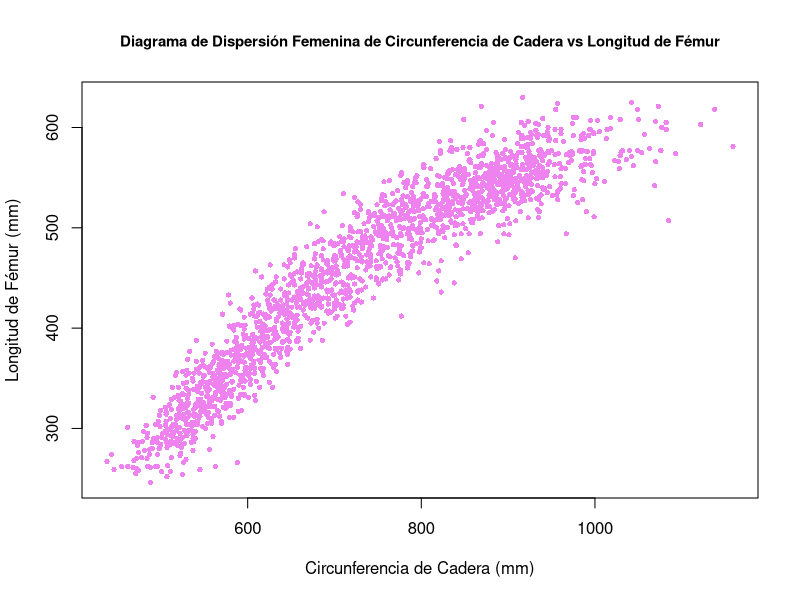
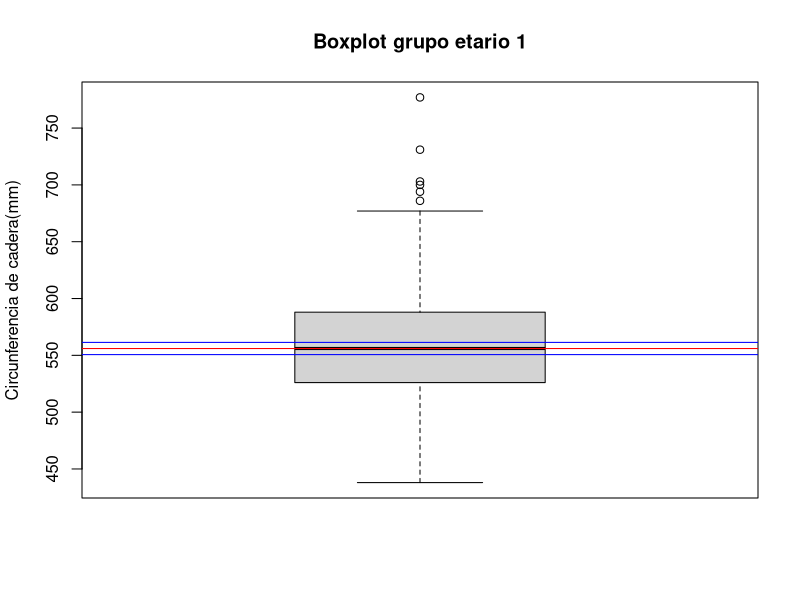
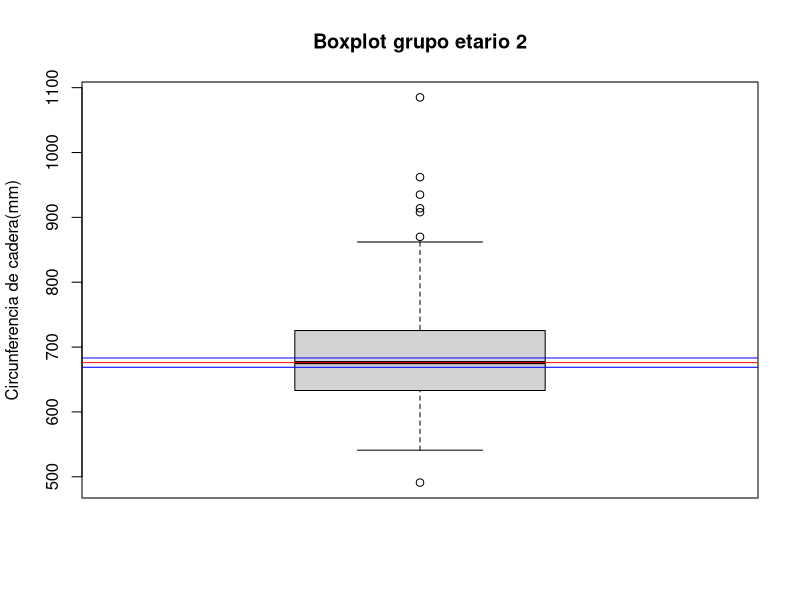
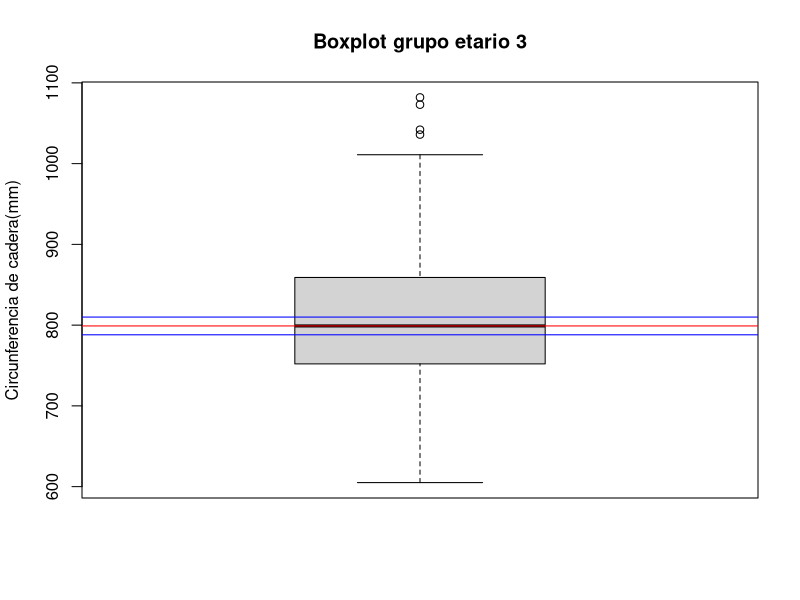
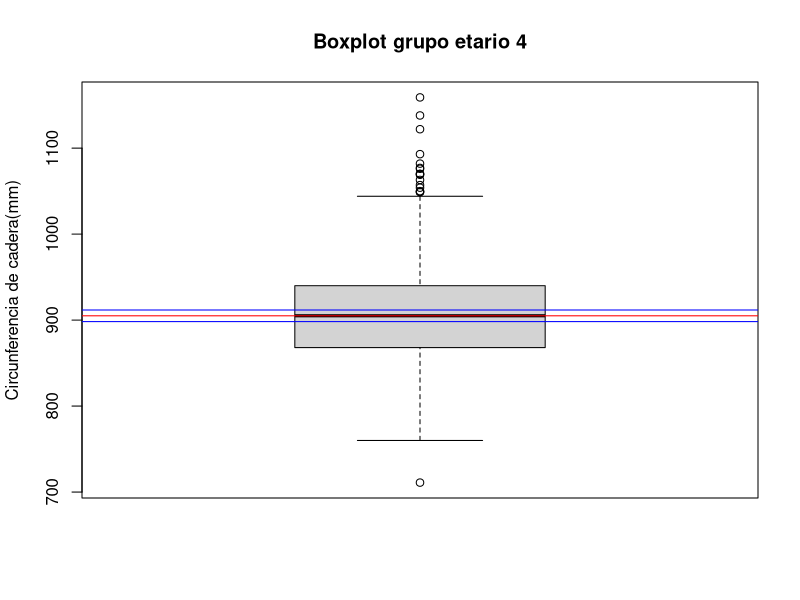
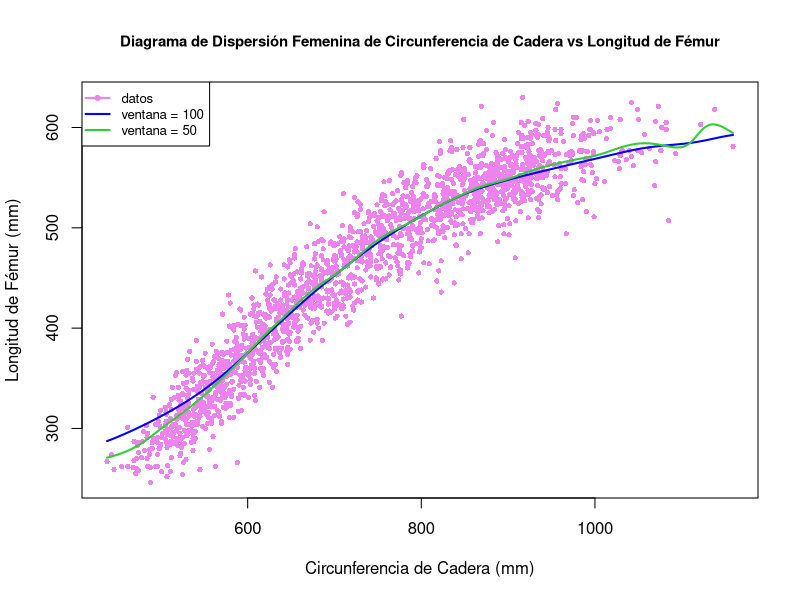
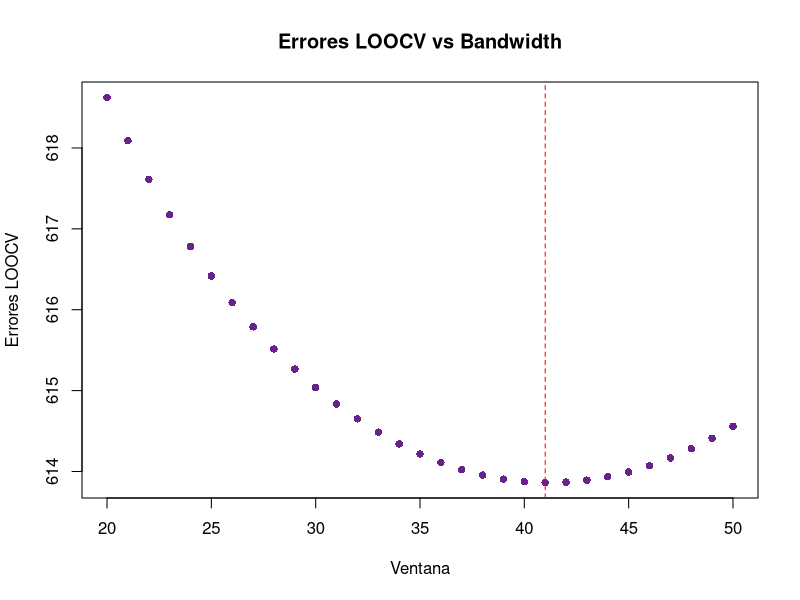
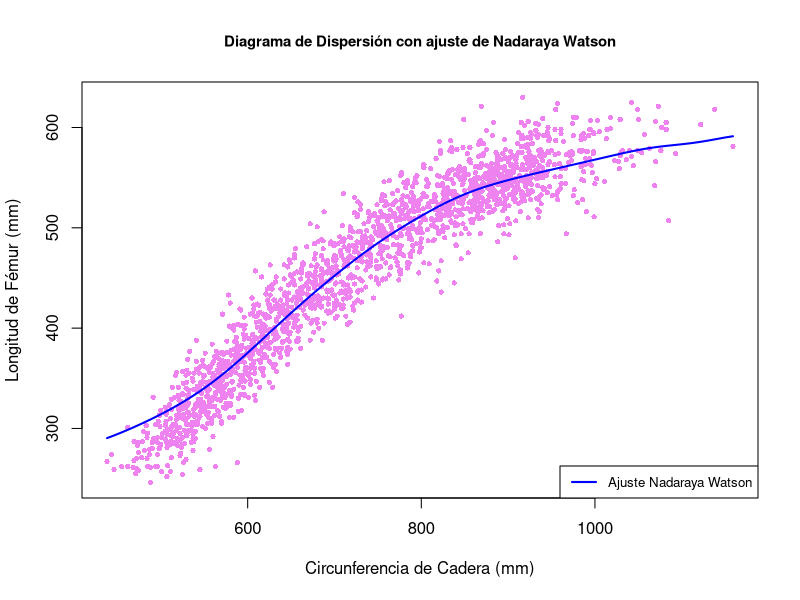

Recreate these plots in R, in order.
## ---- chunk 1
datos_antropometricos <- read.csv("individuals.csv", sep = ";")
datos_femeninos <- datos_antropometricos[datos_antropometricos$SEX == 2,]
datos_fem_validos <- datos_femeninos[datos_femeninos$HIP.CIRCUMFERENCE != 0 & datos_femeninos$BUTTOCK.KNEE.LENGTH != 0, ]
attach(datos_fem_validos)
## ---- chunk 2
plot(HIP.CIRCUMFERENCE,BUTTOCK.KNEE.LENGTH,
     xlab = "Circunferencia de Cadera (mm)", 
     ylab = "Longitud de Fémur (mm)", 
     main = "Diagrama de Dispersión Femenina de Circunferencia de Cadera vs Longitud de Fémur",
     cex.main=0.9,
     col = "violet",  
     pch = 16,
     cex = 0.7)
## ---- chunk 3
q1 <- quantile(AGE.IN.MONTHS, 0.25)
q2 <- quantile(AGE.IN.MONTHS, 0.5)
q3 <- quantile(AGE.IN.MONTHS, 0.75)

grupo_etario1 <- datos_fem_validos[AGE.IN.MONTHS <= q1,]
grupo_etario2 <- datos_fem_validos[AGE.IN.MONTHS > q1 & AGE.IN.MONTHS <= q2,]
grupo_etario3 <- datos_fem_validos[AGE.IN.MONTHS > q2 & AGE.IN.MONTHS <= q3,]
grupo_etario4 <- datos_fem_validos[AGE.IN.MONTHS > q3,]
## ---- chunk 4
mediana_grupo1 <- median(grupo_etario1$HIP.CIRCUMFERENCE)
mediana_grupo2 <- median(grupo_etario2$HIP.CIRCUMFERENCE)
mediana_grupo3 <- median(grupo_etario3$HIP.CIRCUMFERENCE)
mediana_grupo4 <- median(grupo_etario4$HIP.CIRCUMFERENCE)
## ---- chunk 5
mediana_grupo1
mediana_grupo2
mediana_grupo3
mediana_grupo4
## ---- chunk 6
estimar_se_mediana <-function(x, B = 1000){
  titahatboot <- rep(0, B)
  for(i in 1:B){
    Xboot <- sample(x, length(x), replace = TRUE)
    titahatboot[i] <- median(Xboot)
  }
  sqrt(mean((titahatboot-mean(titahatboot))**2))
}

intervalo_de_confianza <- function(x){
  set.seed(123)
  se_boot <- estimar_se_mediana(x)
  intervalo_boot <- c(median(x) - 1.96*se_boot,
                      median(x) + 1.96*se_boot)
}

intervalo1 <- c(intervalo_de_confianza(grupo_etario1$HIP.CIRCUMFERENCE))
intervalo2 <- c(intervalo_de_confianza(grupo_etario2$HIP.CIRCUMFERENCE))
intervalo3 <- c(intervalo_de_confianza(grupo_etario3$HIP.CIRCUMFERENCE))
intervalo4 <- c(intervalo_de_confianza(grupo_etario4$HIP.CIRCUMFERENCE))
## ---- chunk 7
intervalo1 
intervalo2
intervalo3 
intervalo4 
## ---- chunk 8
boxplot(grupo_etario1$HIP.CIRCUMFERENCE,main = "Boxplot grupo etario 1", ylab= "Circunferencia de cadera(mm)")
abline(h=mediana_grupo1, col="red")
abline(h= intervalo1[1],col= "blue")
abline(h= intervalo1[2],col= "blue")
## ---- chunk 9
boxplot(grupo_etario2$HIP.CIRCUMFERENCE, main = "Boxplot grupo etario 2", ylab= "Circunferencia de cadera(mm)")
abline(h=mediana_grupo2, col="red")
abline(h= intervalo2[1],col= "blue")
abline(h= intervalo2[2],col= "blue")
## ---- chunk 10
boxplot(grupo_etario3$HIP.CIRCUMFERENCE, main = "Boxplot grupo etario 3", ylab= "Circunferencia de cadera(mm)")
abline(h=mediana_grupo3, col="red")
abline(h= intervalo3[1],col= "blue")
abline(h= intervalo3[2],col= "blue")
## ---- chunk 11
boxplot(grupo_etario4$HIP.CIRCUMFERENCE, main ="Boxplot grupo etario 4", ylab= "Circunferencia de cadera(mm)")
abline(h=mediana_grupo4, col="red")
abline(h= intervalo4[1],col= "blue")
abline(h= intervalo4[2],col= "blue")
## ---- chunk 12
ajuste_normal_100 <- ksmooth(HIP.CIRCUMFERENCE, BUTTOCK.KNEE.LENGTH, kernel = "normal", bandwidth = 100)
ajuste_normal_50 <- ksmooth(HIP.CIRCUMFERENCE, BUTTOCK.KNEE.LENGTH, kernel = "normal", bandwidth = 50)
## ---- chunk 13
plot(HIP.CIRCUMFERENCE,BUTTOCK.KNEE.LENGTH,
     xlab = "Circunferencia de Cadera (mm)", 
     ylab = "Longitud de Fémur (mm)", 
     main = "Diagrama de Dispersión Femenina de Circunferencia de Cadera vs Longitud de Fémur",
     cex.main=0.9,
     col = "violet",  
     pch = 16,
     cex = 0.7)

lines(ajuste_normal_100$x, ajuste_normal_100$y, col = "blue", lwd = 2)  
lines(ajuste_normal_50$x, ajuste_normal_50$y, col = "limegreen", lwd = 2) 

legend("topleft", legend = c("datos","ventana = 100", "ventana = 50"), col = c("violet", "blue", "limegreen"), pch = c(20,NA, NA), lwd = 2, cex=0.8)

## ---- chunk 14
loocv_bw <- function(x,y,bw){
  errores <- numeric(length(x))
  for(i in 1: length(x)){
    # saco elem i
    x_i = x[-i]
    y_i = y[-i]
    # calculo la estimación
    pred_ks <- ksmooth(x_i,y_i, kernel = "normal", bandwidth=bw, x.point= x[i])
    
    # calculo error cuadrático de convalidación cruzada:
    errores[i] <- (y[i]-pred_ks$y)**2 
  }
  return(mean(errores))
}

set.seed(34)
grilla_bw <- seq(20, 50, by = 1)
loocv_errores <- sapply(grilla_bw, loocv_bw, x = HIP.CIRCUMFERENCE, y = BUTTOCK.KNEE.LENGTH)

mejor_bw <- grilla_bw[which.min(loocv_errores)]
mejor_bw

## ---- chunk 15
plot(grilla_bw, loocv_errores, 
     main = "Errores LOOCV vs Bandwidth",
     xlab = "Ventana", 
     ylab = "Errores LOOCV",
     col = "darkorchid4",  
     pch = 16,
     cex = 1)
abline(v = mejor_bw, col = "red", lty = 2)
## ---- chunk 16
nwsmooth <- function(x, y, xi, bw) {
  nucleo_normal_xi <- dnorm((xi - x) / bw)
  suma_nucleos <- sum(nucleo_normal_xi * y)
  suma_nucleos_denominador <- sum(nucleo_normal_xi)
  estimador_NW <- suma_nucleos / suma_nucleos_denominador
  return(estimador_NW)
}

loocv_bw_NW <- function(x,y,bw){
  errores_NW <- numeric(length(x))
  for(i in 1: length(x)){
    # saco elem i
    x_i = x[-i]
    y_i = y[-i]
    # calculo la estimación
    nucleo_NW <- nwsmooth(x_i,y_i,x[i],bw) 
    
    # calculo error cuadrático de convalidación cruzada:
    errores_NW[i] <- (y[i]-nucleo_NW)**2 
  }
  return(mean(errores_NW))
}

grilla_bw_NW <- seq(10, 50, by = 1)
loocv_errores_NW <- sapply(grilla_bw_NW, loocv_bw_NW , x = HIP.CIRCUMFERENCE, y = BUTTOCK.KNEE.LENGTH)
mejor_bw_NW <- grilla_bw_NW[which.min(loocv_errores_NW)]
mejor_bw_NW
## ---- chunk 17
estimador_NW_bw_optimo<- sapply(HIP.CIRCUMFERENCE, nwsmooth,HIP.CIRCUMFERENCE,BUTTOCK.KNEE.LENGTH,mejor_bw_NW)

plot(HIP.CIRCUMFERENCE,BUTTOCK.KNEE.LENGTH,
     xlab = "Circunferencia de Cadera (mm)", 
     ylab = "Longitud de Fémur (mm)", 
     main = "Diagrama de Dispersión con ajuste de Nadaraya Watson",
     cex.main=0.9,
     col = "violet",
     pch = 16,
     cex = 0.7)

x_seq <- seq(min(HIP.CIRCUMFERENCE), max(HIP.CIRCUMFERENCE), length.out = 300)

y_est <- sapply(x_seq, nwsmooth, x = HIP.CIRCUMFERENCE, y = BUTTOCK.KNEE.LENGTH, bw = 40)
lines(x_seq, y_est, col = "blue", lwd = 2)

legend("bottomright", legend = c("Ajuste Nadaraya Watson"), col = "blue", lwd = 2, cex=0.8)
## ---- chunk 18
y_est_ks <- ksmooth(HIP.CIRCUMFERENCE,BUTTOCK.KNEE.LENGTH, kernel = "normal", bandwidth= mejor_bw)
modelo_lm <- lm(BUTTOCK.KNEE.LENGTH ~ HIP.CIRCUMFERENCE)

y_sombrero_lm <- predict(modelo_lm)
  
plot(HIP.CIRCUMFERENCE,BUTTOCK.KNEE.LENGTH,
     xlab = "Circunferencia de Cadera (mm)", 
     ylab = "Longitud de Fémur (mm)", 
     main = "Diagrama de dispersión con diferentes ajustes",
     cex.main=0.9,
     col = "violet",
     pch = 16,
     cex = 0.7)

lines(x_seq, y_est, col = "red", lwd = 2)
lines(y_est_ks$x, y_est_ks$y ,col = "blue", lwd = 2)
lines(HIP.CIRCUMFERENCE, y_sombrero_lm, col= "limegreen", lwd=2)
legend("bottomright", legend = c("estimación nwsmooth", "estimación ksmooth", "estimación mínimos cuadrados"), col = c("red", "blue", "limegreen"), lwd = 2, cex=0.8)
## ---- chunk 19
linearsmooth <- function(x, y, x0, h) {
  # calculo W la matriz diagonal
  W <- dnorm((x - x0) / h)  # usamos el núcleo normal
  W_matriz_diagonal <- diag(W / sum(W))
  
  # creo la matriz X
  X <- cbind(1, x - x0)
  
  # obtengo matricialmente los estimadores
  XtWX_inversa <- solve(t(X) %*% W_matriz_diagonal %*% X)
  XtWY <- t(X) %*% (W_matriz_diagonal %*% y)
  return(XtWX_inversa %*% XtWY)
}
## ---- chunk 20
# aplico el estimador a los datos:
x <- HIP.CIRCUMFERENCE
y <- BUTTOCK.KNEE.LENGTH
ventana <- 40

x_seq <- seq(min(x), max(x), length.out = 300)

# calculo los valores estimados de y según cada x:
y_estimados <- sapply(x_seq, function(x0) {
  coeficientes <- linearsmooth(x, y, x0, 40)
  return (coeficientes[1]) # por ser el estimador local lineal el coeficiente a0 (fórmula sección (6) del paper)
})
## ---- chunk 21
plot(HIP.CIRCUMFERENCE,BUTTOCK.KNEE.LENGTH,
     xlab = "Circunferencia de Cadera (mm)", 
     ylab = "Longitud de Fémur (mm)", 
     main = "Diagrama de Dispersión Femenina de Circunferencia de Cadera vs Longitud de Fémur",
     cex.main=0.9,
     col = "violet",
     pch = 16,
     cex = 0.7)

lines(x_seq, y_estimados, col = "blue", lwd = 2)
lines(x_seq, y_est, col = "red", lwd = 2)
legend("bottomright", legend = c("estimación linealsmooth", "estimación Nadaraya Watson"), col = c( "blue", "red"), lwd = 2, cex=0.8)
